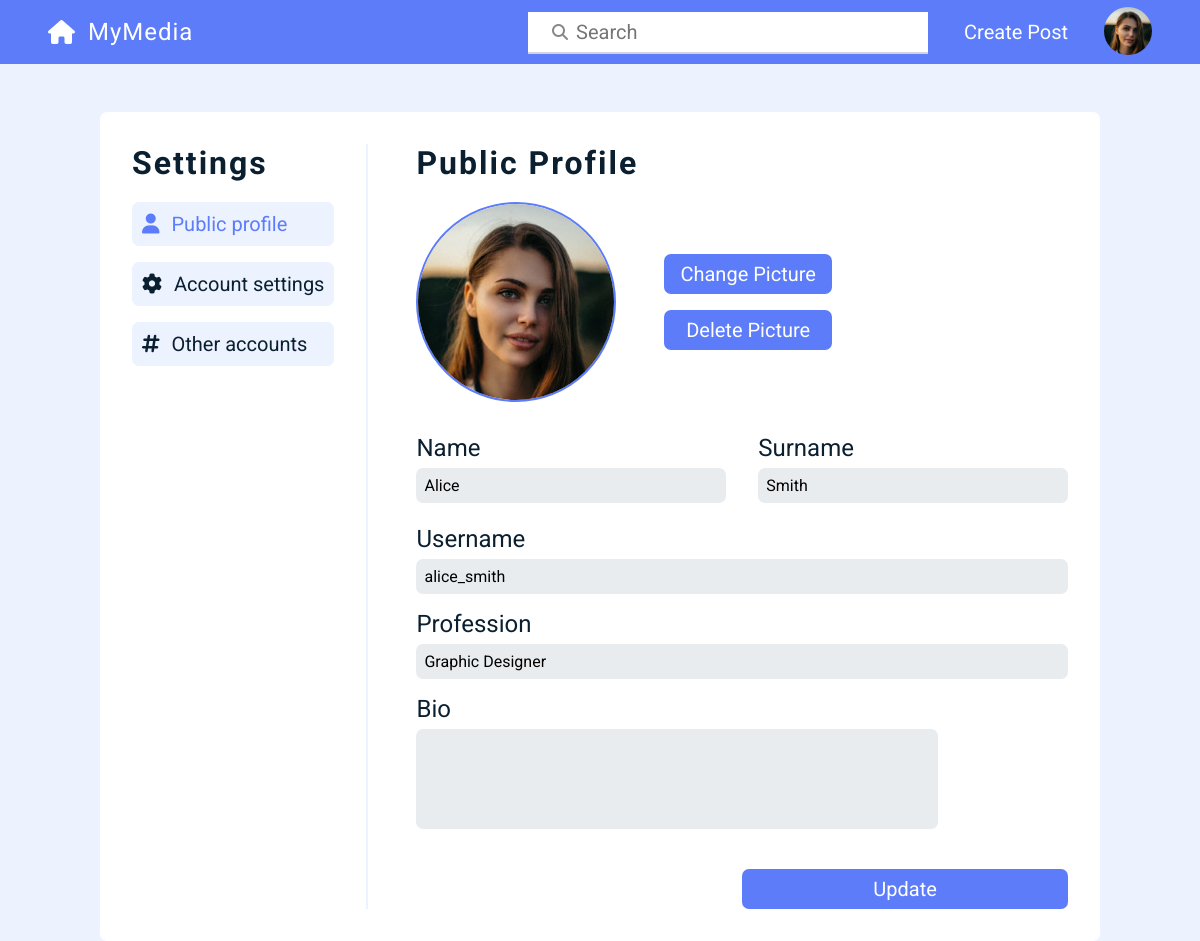
Page /php/views/profileSettingsView.php (signed in) on the earlier database version.
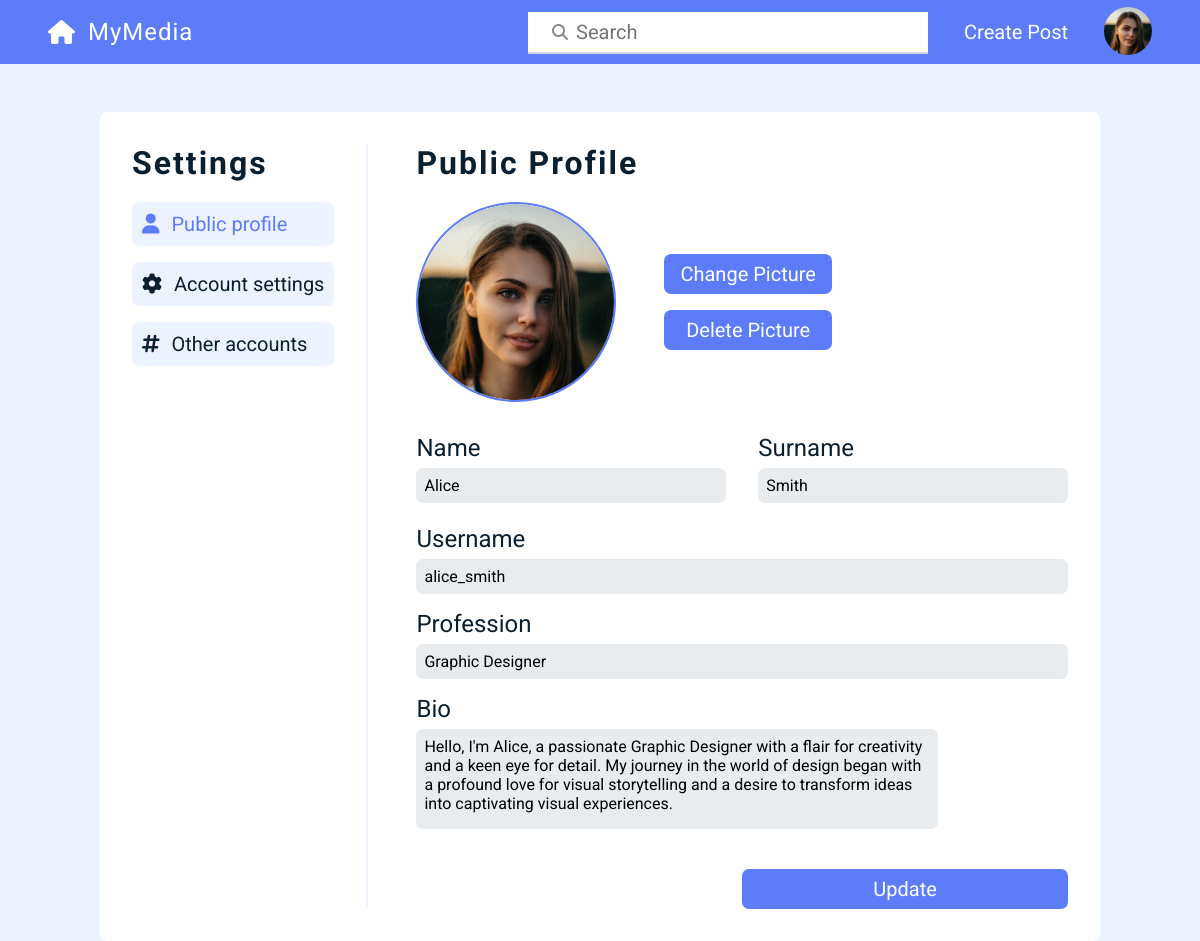
Same page on the later database version.
### tables this page shows
CREATE TABLE `users` (
  `id` int(10) UNSIGNED NOT NULL,
  `name` varchar(255) NOT NULL,
  `surname` varchar(255) NOT NULL,
  `username` varchar(255) NOT NULL,
  `email` varchar(255) NOT NULL,
  `job` varchar(255) NOT NULL,
  `bio` text NOT NULL,
  `password` varchar(255) DEFAULT NULL
);

### php/models/Model.php (called while the page is built, shortened)
<?php
class Model {
    private $host = "localhost";
    private $dbname = "socialmediaapp";
    private $username = "root";
    private $password = "";
    protected $conn;
    protected function __construct() {
        try {
            $this->conn = new PDO("mysql:host=$this->host;dbname=$this->dbname;charset=utf8mb4", $this->username, $this->password);
            $this->conn->setAttribute(PDO::ATTR_ERRMODE, PDO::ERRMODE_EXCEPTION);
        } catch (PDOException $e) {
            echo "Connection failed: " . $e->getMessage();
            die();
        }
    }
    protected function prepareQuery($query)
    {
       return $this->conn->prepare($query);
    }
}
?>

### php/models/UserModel.php (called while the page is built, shortened)
<?php
require_once "Model.php";
class UserModel extends Model {
    public function getAllUserDataById($userID)
    {
        $query = "SELECT name,surname,username,email,job,bio,twitterLink,instagramLink,facebookLink,linkedinLink FROM users LEFT OUTER JOIN sociallinks on users.id=sociallinks.user_id WHERE users.id = :userID";
        $stmt = $this->prepareQuery($query);
        $stmt->bindParam(":userID",$userID);
        $stmt->execute();
        $row = $stmt->fetch(PDO::FETCH_ASSOC);
        $data[]=array(
            'name'=>$row['name'],
            'surname'=>$row['surname'],
            'username'=>$row['username'],
            'email'=>$row['email'],
            'job'=>$row['job'],
            'bio'=>$row['bio'],
            'twitter'=>$row['twitterLink'],
            'facebook'=>$row['facebookLink'],
            'instagram'=>$row['instagramLink'],
            'linkedin'=>$row['linkedinLink'],
        );
        return $data;
    }
}
?>

### php/views/profileSettingsView.php (the view, shortened to what this page needs)
<!DOCTYPE html>
<html lang="en">
<head>
    <link rel="stylesheet" href="../../styles/main.css">
    <link rel="stylesheet" href="../../styles/profileSettings.css">
</head>
<body>
    <?php
        require_once "../includes/navbar.php";
        require_once "../models/UserModel.php";
        if(isset($_SESSION["userID"])){
            $userModel = new UserModel();
            $userID= $_SESSION["userID"];
            $photoURL = file_exists("../../images/profilePhotos/userPhoto_".$userID.".png")?
            "../../images/profilePhotos/userPhoto_".$userID.'.png':
            '../../images/profilePhotos/userPhoto_default.png';
            $userData = $userModel->getAllUserDataById($userID);
            $name = $userData[0]['name'];
            $surname = $userData[0]['surname'];
            $username = $userData[0]['username'];
            $job = $userData[0]['job'];
            $bio =$userData[0]['bio'];
        }
        else{
            header("Location: ../../index.php");
        }
    ?>
    <section class="settings__container">
        <nav class="settings__nav">
            <h1 class="settings__title">Settings</h1>
            <ul class="settings__nav__list">
                <li class="settings__nav__btn settings__nav__btn--active" id="publicProfile__btn"><i class="fa-solid fa-user"></i>Public profile</li>
                <li class="settings__nav__btn" id="account__btn"><i class="fa-solid fa-gear"></i>Account settings</li>
                <li class="settings__nav__btn" id="socials__btn"><i class="fa-solid fa-hashtag"></i>Other accounts</li>
        </nav>
        <div class="settings__main">
            <div class="settings__content " id="settings__publicProfile">
                <h1 class="settings__title"> Public Profile</h1>
                <div class="settings__photo__container">
                    <img src="<?=$photoURL?>" alt="userPhoto"/>
                    <div>
                        <a href="../views/uploadPhoto.php" class="btn--primary">Change Picture</a>
                        <a href="../views/uploadPhoto.php" class="btn--primary">Delete Picture</a>
                    </div>
                </div>
                <form method="POST" action="../controllers/updateProfileController.php?userID=<?=$userID?>" class="settings__form">
                    <div class="settings__form__wrapper">
                        <label class="settings__form__label">Name <input type="text" name="name" value="<?=$name?>"/></label>
                        <label class="settings__form__label">Surname<input type="text" name="surname" value="<?=$surname?>"/><label>
                    </div>
                   <label class="settings__form__label">Username<input type="text" name="username" value="<?=$username?>"/></label>
                   <label class="settings__form__label">Profession<input type="text" name="job" value="<?=$job?>"/></label>
                   <label class="settings__form__label">Bio<textarea name="bio" ><?=$bio?></textarea></label>
                   <button class="btn--primary ">Update</button>
                </form>
            </div>
        </div>
    </section>
</body>
</html>

Differences in the rows shown:
changed users "Alice": bio (not shown) → "Hello, I'm Alice, a passionate Graphic Designer with a flair for creativity and a keen eye for detail. My journey in the world of design began with a profound love for visual storytelling and a desire to transform ideas into captivating visual experiences."
